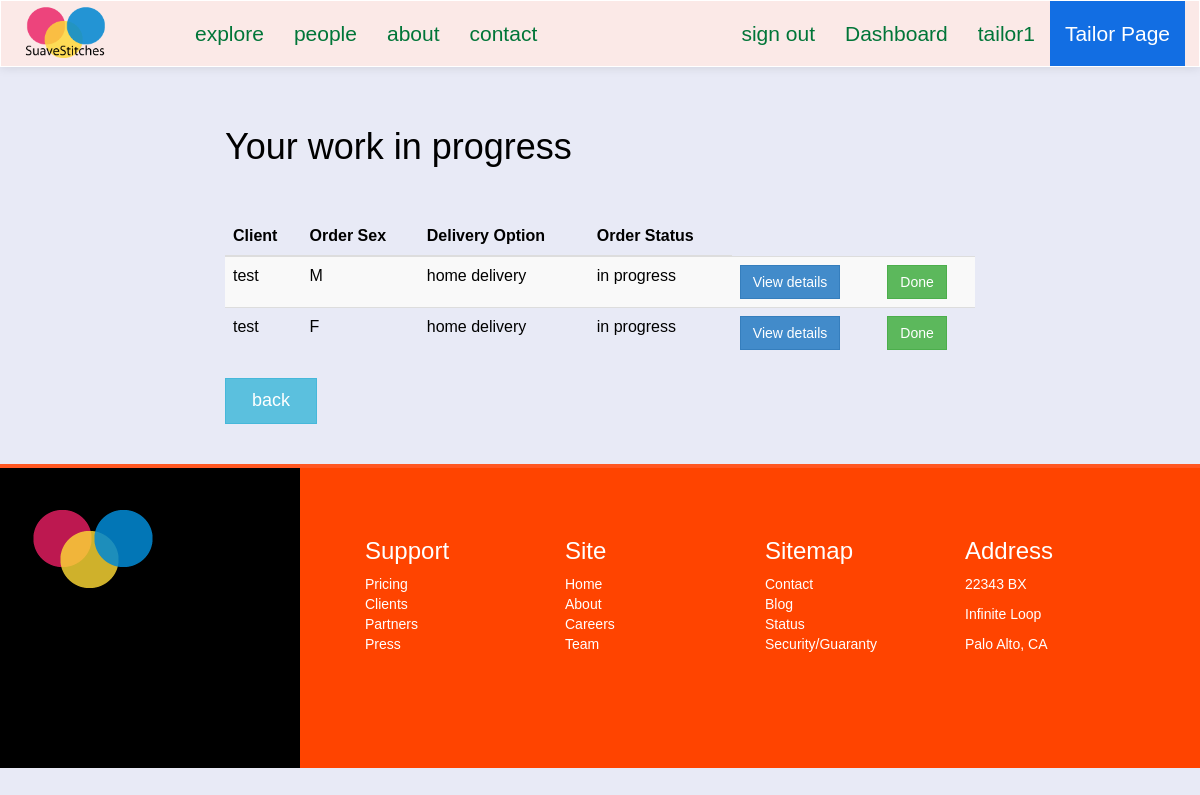
Page /suave/tailor/view/workinprogress/ (signed in) on the committed database.
### suave/models.py (models this page shows)
class Order(models.Model):
	client = models.ForeignKey(Client, null=True)
	sizetable = models.ForeignKey(SizeTable, null=True)
	tailor = models.ForeignKey(Tailor, null=True)
	fabric = models.CharField(max_length=50, null=True)
	style = models.CharField(max_length=100, null=True)
	main_order_id = models.CharField(max_length=15, null=True)
	details = models.CharField(max_length=250, null=True) #*
	delivery_option = models.CharField(max_length=100, null=True)
	service_option = models.CharField(max_length=100, null=True)
	sex = models.CharField(max_length=2, default=' ')
	status = models.CharField(max_length=20, default='OPEN') #*
	cost = models.IntegerField(default=0000) # final cost of order
	date = models.DateField(auto_now_add=True)

class Client(models.Model):
	FEMALE = 'F'
	MALE = 'M'
	SEX_CHOICE = (
		(FEMALE, 'F'),
		(MALE, 'M'),
	)
	user = models.OneToOneField(User)
	address = models.CharField(max_length=200, null=True)
	preference = models.CharField(max_length=40)
	sex = models.CharField(max_length=2, choices=SEX_CHOICE, default=" ")
	def __str__(self):
		return self.user.username

### suave/views.py (the view)
@login_required
def tailorWorkInProgress(request):
	context = {}
	context['tailorPage'] = True
	tailor_obj = Tailor.objects.get(user=request.user)
	context['work'] = Order.objects.filter(tailor=tailor_obj, status='IN PROGRESS')
	return render(request, 'i/tailor/work.html', context)

### templates/i/tailor/work.html (shortened to what this page needs)
{% extends "i/layout/base.html" %}
{% block main_section %}
<div class="col-lg-8 col-lg-offset-2"><br><br>
	<h1>Your work in progress</h1>
	<br><br>
	{% if work %}
	<table class="table table-striped table-hover">
		<thead>
			<tr>
				<th>Client</th>
				<th>Order Sex</th>
				<th>Delivery Option</th>
				<th>Order Status</th>
			</tr>
		</thead>
		<tbody>
			{% for order in work %}
			<tr>
				<td>{{ order.client }}</td>
				<td>{{ order.sex }}</td>
				<td>{{ order.delivery_option|lower }}</td>
				<td>{{ order.status|lower }}</td>
				<td>
					<a href="{% url 'suave:tailorOrderDetails' order.main_order_id %}" class="btn btn-primary">View details</a>
				</td>
				<td>
					<a href="" class="btn btn-success">Done</a>
				</td>
			</tr>
			{% endfor %}
		</tbody>
	</table>
	{% endif %}
	<div class="dashboard-button-panel">
		<a href="{% url 'suave:tailorDashboard' %}" class="btn btn-info btn-lg">&nbsp; back &nbsp;</a>
	</div>
	<br><br>
</div>
{% endblock %}

### templates/i/layout/base.html (shortened to what this page needs)
<html>
	<head>
		{% load staticfiles %}
		<link rel="stylesheet" type="text/css" href="{% static 'css/style.css' %}">
		<link rel="stylesheet" type="text/css" href="{% static 'fonts/font-awesome/css/font-awesome.min.css' %}">
	</head>
	{% if tailorPage %}
	<body class="tailorPage-color">
	{% else %}
	<body>
	{% endif %}
	{% if tailorPage %}
		<nav class="navbar navbar-default" role="navigation" style="background:#FBE9E7">
	{% else %}
		<nav class="navbar navbar-default" role="navigation">
	{% endif %}
			<div class="container">
				<div class="row">
					<div class="navbar-header">
						<div id="header">
							<a class="navbar-brand" href="/suave">
								<img src="{% static 'img/my_logo_1.png' %}">
							</a>
						</div>
					</div>
					<div class="collapse navbar-collapse navbar-ex1-collapse">
						<ul class="nav navbar-nav navbar-left">
							<li class=""><a href style="background:#">explore</a></li>
							<li class=""><a href="{% url 'suave:tailorHome' %}">people</a></li>
							<li class=""><a >about</a></li>
							<li class=""><a >contact</a></li>
						</ul>
						<ul class="nav navbar-nav navbar-right">
							{% if user.is_authenticated %}
							<li><a href="{% url 'suave:signout' %}" class="">sign out</a></li>
								{% if user.tailor.rate %}
									<li><a href="{% url 'suave:tailorDashboard' %}" class="">Dashboard</a></li>
								{% else %}
									<li><a href="{% url 'suave:clientDashboard' %}" class="">Dashboard</a></li>
								{% endif %}
							<li><a class="">{{user}}</a></li>
							{% else %}
							<li><a role="button" class="" data-toggle="modal" data-target=".bs-example-modal-sm">sign in</a></li>
							{% endif %}
							{% if tailorPage %}
								<li class=""><a class="" style="background:#126ee3;color:#fff">Tailor Page</a></li>
							{% endif %}
						</ul>
					</div>
				</div>
			</div>
		</nav>
		<div class="container">
			<div class="row">
					{% block main_section %}
					{% endblock %}
			</div>
		</div>
		<div class="footer">
			<div class="col-lg-3 footer-left">
			<br><br>
				<img src="{% static 'img/my_logo.png' %}">
			</div>
			<div class="col-lg-9 footer-right">
				<ul class="col-sm-3">
					<li><h3>Support</h3></li>
					<li>Pricing</li>
					<li>Clients</li>
					<li>Partners</li>
					<li>Press</li>
				</ul>
				<ul class="col-sm-3">
					<li><h3>Site</h3></li>
					<li>Home</li>
					<li>About</li>
					<li>Careers</li>
					<li>Team</li>
				</ul>
				<ul class="col-sm-3">
					<li><h3>Sitemap</h3></li>
					<li>Contact</li>
					<li>Blog</li>
					<li>Status</li>
					<li>Security/Guaranty</li>
				</ul>
				<div class="col-sm-3">
					<h3>Address</h3>
					<p>22343 BX</p>
					<p>Infinite Loop</p>
					<p>Palo Alto, CA</p>
				</div>
			</div>
		</div>
	</body>
</html>

### static/css/style.css (style rules this page uses)
a { text-decoration: none; }
#header img { width: 65%; }
.navbar { background-repeat: no-repeat; border-bottom: 1px solid #178ACC; box-shadow: 0px 1px 10px rgba(0, 0, 0, 0.1); border-radius: 0px; margin-bottom: 0px; }
.navbar-default { background: #fff; border-color: #fff; }
.navbar-default .navbar-brand, .navbar-default .navbar-brand:hover, .navbar-default .navbar-brand:focus, .navbar-default .navbar-nav > li > a { color: #007538; font-size: 1.5em; }
.navbar-default .navbar-nav > li > a { line-height: 35px; }
.footer { min-height: 300px; background: #f2f2f2; border-top: 4px #FF5722 solid; }
.footer-left { min-height: 300px; background: #1565C0; background: #000; }
.footer-right { padding: 50px; background: #FF5722; background: #f40; color: #fff; min-height: 300px; }
.footer-right li { list-style: none; }
.tailorPage-color { background: #ECEFF1; background: #E8EAF6; }
img { max-width: 100%; }
#header { margin: -10px auto auto auto; }
*:not(span) { -webkit-border-radius: 0 !important; -moz-border-radius: 0 !important; -ms-border-radius: 0 !important; border-radius: 0 !important; }
body { color: #000; font-family: weblysleek, arial; }

### rows in the picture
Order: client "test", sex "M", delivery_option "home delivery", status "in progress"
Order: client "test", sex "F", delivery_option "home delivery", status "in progress"

### other values in the picture
{{ user }} "tailor1"
